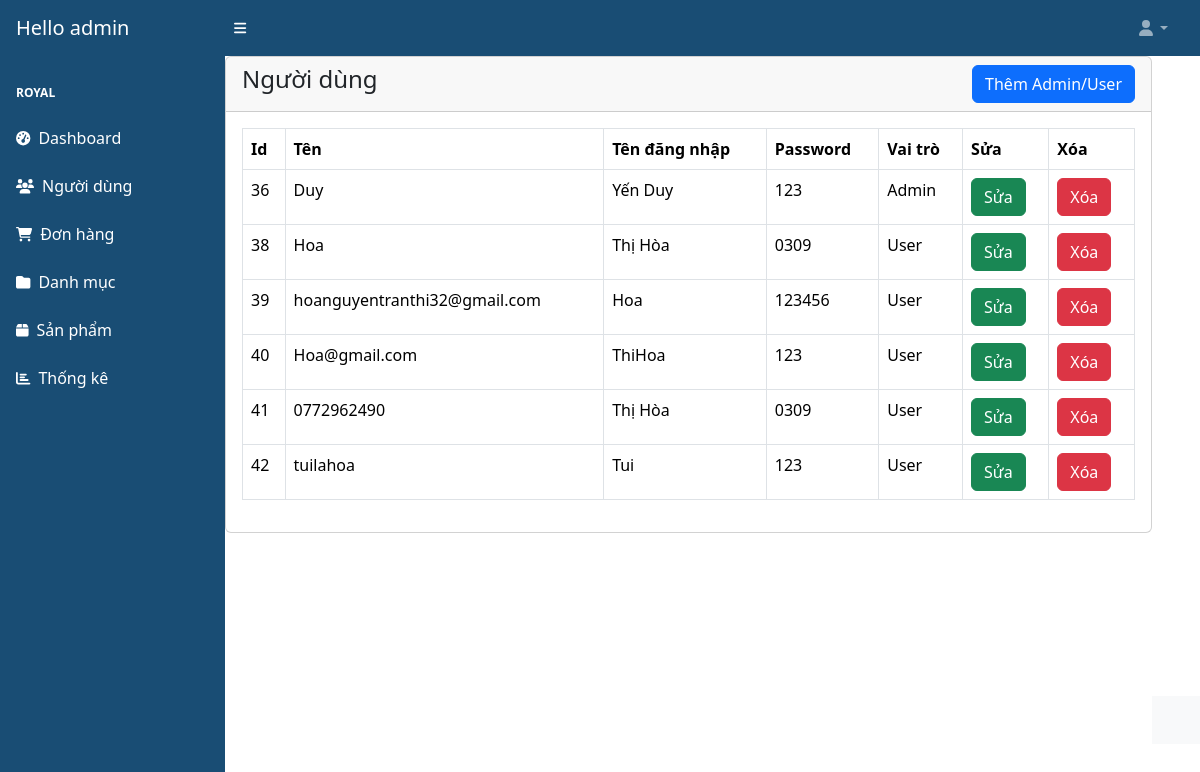
Screenshot of /QLbanhang1/admin/xem-dangky.php with the database file from the repository.
### tables this page shows
CREATE TABLE `dangnhap` (
  `id` int(11) NOT NULL,
  `user_name` varchar(255) DEFAULT NULL,
  `password` varchar(255) DEFAULT NULL,
  `name` varchar(255) NOT NULL,
  `description` tinyint(4) NOT NULL DEFAULT 0 COMMENT '0=User,1=Admin'
);

### QLbanhang1/admin/xem-dangky.php (the view, shortened to what this page needs)
 <?php
include('includes/header.php');
?>
    <div class="row">
        <div class ="col-md-12">
            <div class="card">
                <div class="card-header">
                    <h4> Người dùng
                        <a href="them-dangky.php" class="btn btn-primary float-end"> Thêm Admin/User</a>
                    </h4>
                </div>
                <div class="card-body">
                <table class="table table-bordered">
                        <thead>
                            <tr>
                                <th>Id</th>
                                <th>Tên</th>
                                <th>Tên đăng nhập</th>
                                <th>Password</th>
                                <th>Vai trò</th>
                                <th>Sửa</th>
                                <th>Xóa</th>
                            </tr>
                        </thead>
                        <tbody>
                            <?php
                            $query = "SELECT * FROM dangnhap";
                            $query_run = mysqli_query($conn, $query);
                            if(mysqli_num_rows($query_run) > 0) {
                                foreach($query_run as $row) {
                            ?>
                            <tr>
                                <td><?= $row['id'];?></td>
                                <td><?= $row['user_name'];?></td>
                                <td><?= $row['name'];?></td>
                                <td><?= $row['password'];?></td>
                                <td>
                                   <?php
                                   if($row['description'] == '1') {
                                       echo 'Admin';
                                   } elseif($row['description'] == '0') {
                                       echo 'User';
                                   }
                                    ?>
                                </td>
                                <td><a href="Sua-dangky.php?id= <?=$row['id'];?>" class="btn btn-success">Sửa</a></td>
                                <td>
                                    <form action="code.php" method="POST">
                                        <button type="submit" name="user_delete" value="<?= $row['id'];?>" class="btn btn-danger">Xóa</button>
                                    </form>
                                </td>
                            </tr>
                            <?php
                                }
                            } else {
                            ?>
                            <tr>
                                <td colspan="7">không tìm thấy hồ sơ</td>
                            </tr>
                            <?php
                            }
                            ?>
                        </tbody>
                    </table>
                </div>
            </div>
        </div>
    </div>
</div>
<?php
include('includes/footer.php');
include('includes/scrips.php');
?>

### rows the page displays
dangnhap: id "36", user_name "Duy", name "Yến Duy", password "123", description "Admin"
dangnhap: id "38", user_name "Hoa", name "Thị Hòa", password "0309", description "User"
dangnhap: id "39", user_name "hoanguyentranthi32@gmail.com", name "Hoa", password "123456", description "User"
dangnhap: id "40", user_name "Hoa@gmail.com", name "ThiHoa", password "123", description "User"
dangnhap: id "41", user_name "0772962490", name "Thị Hòa", password "0309", description "User"
dangnhap: id "42", user_name "tuilahoa", name "Tui", password "123", description "User"
